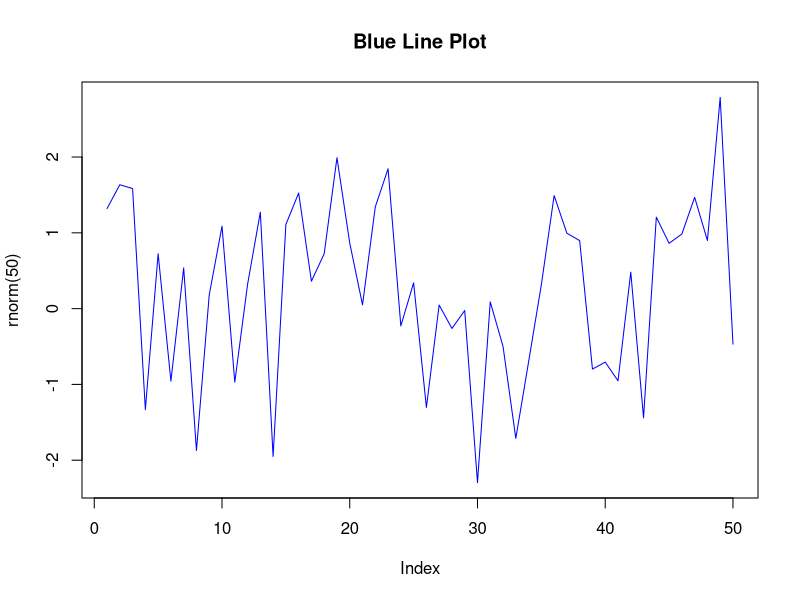

The R script that drew this image:
# 1. closure
add <- function(y) {
  function(x) {
    x + y
  }
}

add1 <- add(1)
add2 <- add(2)

add1(10)
# [1] 11
add2(10)
# [1] 12
environment(add1)$y
# [1] 1
environment(add2)$y
# [1] 2

color_line <- function(color) {
  function(...) {
    plot(..., type = "l", lty = 1, col = color)
  }
}

red_line <- color_line("blue")
red_line(rnorm(50), main = "Blue Line Plot")
